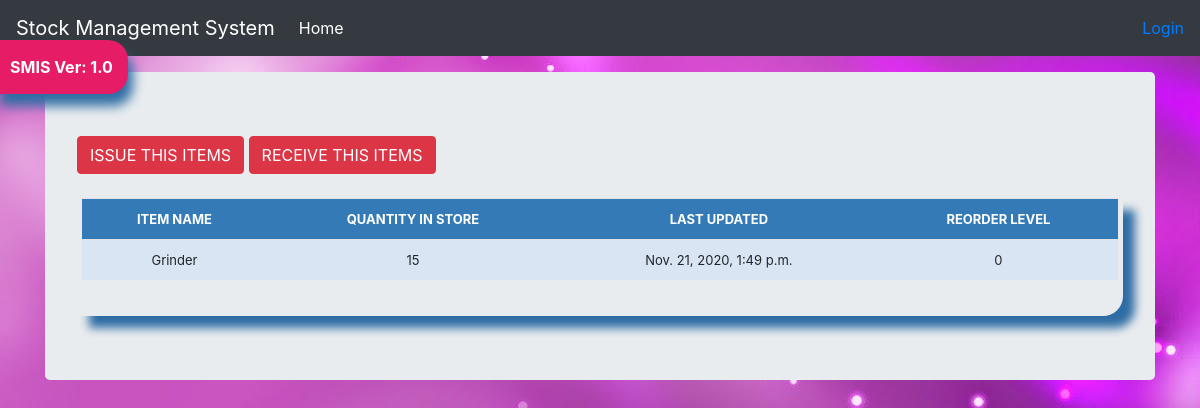
The page /stock_details/2/ on the database its author committed.
### stock/models.py (models this page shows, shortened)
class Stock(models.Model):
    category = models.ForeignKey(Category, on_delete=models.CASCADE, default=None, blank=True)
    item_name = models.CharField(max_length=50, blank=True, null=True)
    quantity = models.IntegerField(default='0', blank=True)
    receive_quantity = models.IntegerField(default='0', blank=True)
    receive_by = models.CharField(max_length=50, blank=True, null=True)
    issue_quantity = models.IntegerField(default='0', blank=True)
    issue_by = models.CharField(max_length=50, blank=True, null=True)
    issue_to = models.CharField(max_length=50, blank=True, null=True)
    phone_number = models.IntegerField(default='0', blank=True)
    created_by = models.CharField(max_length=50, blank=True, null=True)
    reorder_level = models.IntegerField(default='0', blank=True)
    last_updated = models.DateTimeField(auto_now_add=False, auto_now=True)
    timestamp = models.DateTimeField(auto_now_add=True, auto_now=False)

### stock/views.py (the view)
# urls.py: path('stock_details/<str:pk>/', views.stock_details, name="stock_details"),
def stock_details(request, pk):
    queryset = Stock.objects.get(id=pk)
    context = {
        "title": queryset.item_name,
        "queryset": queryset,
    }
    return render(request, "stock_details.html", context)

### stock/templates/stock_details.html (shortened to what this page needs)
<html lang="en">
<head>
    {% load static %}
    <link href="{% static 'css/stylesheet.css' %}" rel="stylesheet">
    <link href="{% static 'css/bootstrap.min.css' %}" rel="stylesheet">
    <link href="{% static 'css/navbar-top-fixed.css' %}" rel="stylesheet">
</head>
<body>
{% include 'navbar.html' %}
<main role="main" class="container">
    <div class="jumbotron">
        <a href="{% url 'issue_items' queryset.id %}">
            <div class="btn btn-danger">ISSUE THIS ITEMS</div>
        </a>
        <a href="{% url 'receive_items' queryset.id %}">
            <div class="btn btn-danger">RECEIVE THIS ITEMS</div>
        </a>
        <br><br>
        <div class="display_table">
            <table class='table'>
                <tr>
                    <th>ITEM NAME</th>
                    <th>QUANTITY IN STORE</th>
                    <th>LAST UPDATED</th>
                    <th>REORDER LEVEL</th>
                </tr>
                <tr>
                    <td>{{queryset.item_name}}</td>
                    <td>{{queryset.quantity}}</td>
                    <td>{{queryset.last_updated}}</td>
                    <td>{{queryset.reorder_level}}</td>
                </tr>
            </table>
        </div>
    </div>
</main>
{% load static %}
</body>
</html>

### stock/static/css/stylesheet.css (style rules this page uses)
body { background-color: #34eb6b; background-image: url("../img/Violet-Powerpoint-Background-Wallpaper-HD-07381.jpg"); }
.table { font-size: 13px; text-align: center; width: 95%; margin: auto; text-align: center; }
.table tr:nth-child(odd) { background: #B8CAE4 }
.table tr:nth-child(even) { background: #dae5f4 }
th { background-color: #337ab7; color: white; }
.display_table { border-bottom-right-radius: 20px; padding-left: 5px; padding-right: 5px; padding-bottom: 20px; box-shadow: 12px 12px 10px #2e6da4; }

### stock/static/css/navbar-top-fixed.css (style rules this page uses)
body { min-height: 75rem; padding-top: 4.5rem; }

### rows shown on the page
Stock: item_name "Grinder", quantity "15", last_updated "Nov. 21, 2020, 1:49 p.m.", reorder_level "0"
